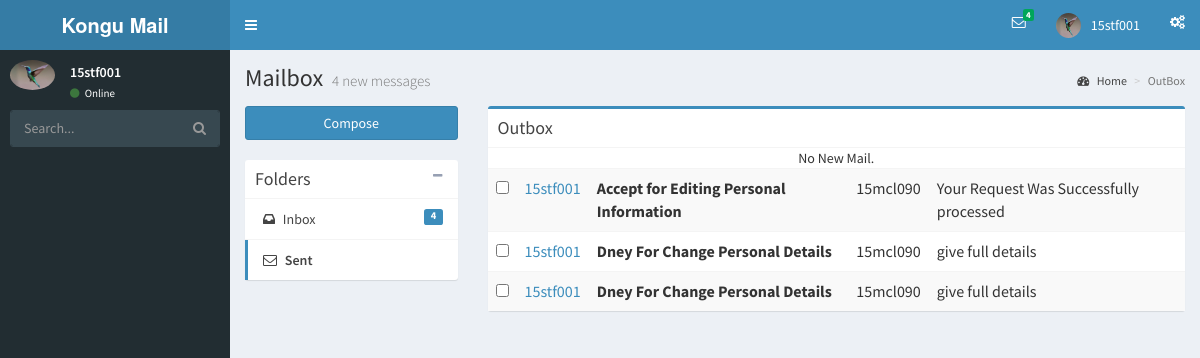
/mailsent.php (signed in), run on the app's committed database.
### tables this page shows
CREATE TABLE `mail` (
  `sender` varchar(40) NOT NULL,
  `subject` varchar(45) NOT NULL,
  `r` varchar(45) NOT NULL,
  `msg` text NOT NULL,
  `a` varchar(50) NOT NULL,
  `t` varchar(25) NOT NULL,
  `id` int(10) NOT NULL,
  `mailread` int(2) NOT NULL
);

### mailsent.php (the view, shortened to what this page needs)
<?php
$user=$_SESSION['user'];
	$rr="select * from mail where sender='$user'";
	$rr2=mysql_query($rr);
?>
<html>
<head></head><body><?php include('template.php');?>
 <div class="content-wrapper">
    <section class="content-header">
      <h1>
        Mailbox
        <small> <?php echo $total; ?> new messages</small>
      </h1>
      <ol class="breadcrumb">
        <li><a href="index.php"><i class="fa fa-dashboard"></i> Home</a></li>
        <li class="active">OutBox</li>
      </ol>
    </section>
    <section class="content">
      <div class="row">
        <div class="col-md-3">
          <a href="compose.php" class="btn btn-primary btn-block margin-bottom">Compose</a>
          <div class="box box-solid">
            <div class="box-header with-border">
              <h3 class="box-title">Folders</h3>
              <div class="box-tools">
                <button type="button" class="btn btn-box-tool" data-widget="collapse"><i class="fa fa-minus"></i>
                </button>
              </div>
            </div>
            <div class="box-body no-padding">
              <ul class="nav nav-pills nav-stacked">
                <li><a href="mailbox.php"><i class="fa fa-inbox"></i> Inbox
                  <span class="label label-primary pull-right"><?php echo $count1 ?></span></a></li>
                <li class="active"><a href="mailsent.php"><i class="fa fa-envelope-o"></i> Sent</a></li>
              </ul>
            </div>
          </div>
        </div>
        <div class="col-md-9">
          <div class="box box-primary">
            <div class="box-header with-border">
              <h3 class="box-title">Outbox</h3>
            </div>
              <div class="table-responsive mailbox-messages">
                <table class="table table-hover table-striped">
                  <tbody>
				  <?php
				  if($_SESSION['mc']==0)
				  {
					  echo "<center>No New Mail.</center>";
				  }
				  while($row3=mysql_fetch_row($rr2))
				  {
                  echo "<tr>";
                    echo "<td><input type='checkbox'></td>";
                    echo "<td class='mailbox-name'><a href='readmail.php?id=$row3[6]&s=1'>$row3[0]</a></td>";
                    echo "<td class='mailbox-subject'><b>$row3[1]</b>
                    </td>";
                    echo "<td class='mailbox-attachment'>$row3[2]</td>";
                   echo "<td class='mailbox-date'>$row3[3]</td></tr>";
				  }
				 ?>
                  </tbody>
                </table>
              </div>
            </div>
              </div>
            </div>
          </div>
  </body>
  </html>

### template.php (shortened to what this page needs)
<!DOCTYPE html>
<?php
$user=$_SESSION['user'];
$query="select * from login where id='$user'";
						 $q=mysql_query($query);
						 $row = mysql_fetch_array($q);
						 $db=$row[8];
						  $mailid=$row[4];
						 $r2="select mailread from mail where mailread=0 and r='$mailid'";
						 $result=mysql_query($r2);
				       $count1=mysql_num_rows($result);
$total=$count1;
?>
<html>
<head>
  <link rel="stylesheet" href="bootstrap/css/bootstrap.min.css">
  <link href="css/file.css" rel="stylesheet">
  <link rel="stylesheet" href="font-awesome/css/font-awesome.min.css">
  <link rel="stylesheet" href="ionicons-2.0.1/css/ionicons.min.css">
  <link rel="stylesheet" href="plugins/jvectormap/jquery-jvectormap-1.2.2.css">
  <link rel="stylesheet" href="dist/css/AdminLTE.min.css">
  <link rel="stylesheet" href="css/main.css">
   <link rel="stylesheet" href="css/sample.css">
  <link rel="stylesheet" href="dist/css/skins/_all-skins.min.css">
</head>
<body class="hold-transition skin-blue sidebar-mini">
<div class="wrapper">
  <header class="main-header">
    <a href="index2.html" class="logo">
      <span class="logo-lg"><b>Kongu Mail</b></span>
    </a>
    <nav class="navbar navbar-static-top">
      <a href="mailbox.php" class="sidebar-toggle" data-toggle="offcanvas" role="button">
      </a>
      <div class="navbar-custom-menu">
        <ul class="nav navbar-nav">
          <li class="dropdown messages-menu">
            <a href="mailbox.php" class="dropdown-toggle" data-toggle="dropdown">
              <i class="fa fa-envelope-o"></i>
              <span class="label label-success"><?php echo $total; ?></span>
            </a>
          </li>
          <li class="dropdown user user-menu">
            <a href="#" class="dropdown-toggle" data-toggle="dropdown">
              <?php echo "<img src='$db' class='user-image' alt='User Image'>";
			  ?>
              <span class="hidden-xs"><?php echo $_SESSION['user']; ?></span>
            </a>
          </li>
          <li>
            <a href="#" data-toggle="control-sidebar"><i class="fa fa-gears"></i></a>
          </li>
        </ul>
      </div>
    </nav>
  </header>
  <aside class="main-sidebar">
    <section class="sidebar">
      <div class="user-panel">
        <div class="pull-left image">
<?php           echo "<img src='$db' class='img-circle' alt='User Image'>";
?>
        </div>
        <div class="pull-left info">
          <?php echo "<p>".$_SESSION['user']."</p>"; ?>
          <a href="#"><i class="fa fa-circle text-success"></i> Online</a>
        </div>
      </div>
      <form action="#" method="get" class="sidebar-form">
        <div class="input-group">
          <input type="text" name="q" class="form-control" placeholder="Search...">
              <span class="input-group-btn">
                <button type="submit" name="search" id="search-btn" class="btn btn-flat"><i class="fa fa-search"></i>
                </button>
              </span>
        </div>
      </form>
  </aside>
</body>
</html>

### data on the page
mail: sender "15stf001", subject "Accept for Editing Personal Information", r "15mcl090", msg "Your Request Was Successfully processed"
mail: sender "15stf001", subject "Dney For Change Personal Details", r "15mcl090", msg "give full details"
mail: sender "15stf001", subject "Dney For Change Personal Details", r "15mcl090", msg "give full details"

### other printed values
$total "4"
$_SESSION['user'] "15stf001"
$count1 "4"
